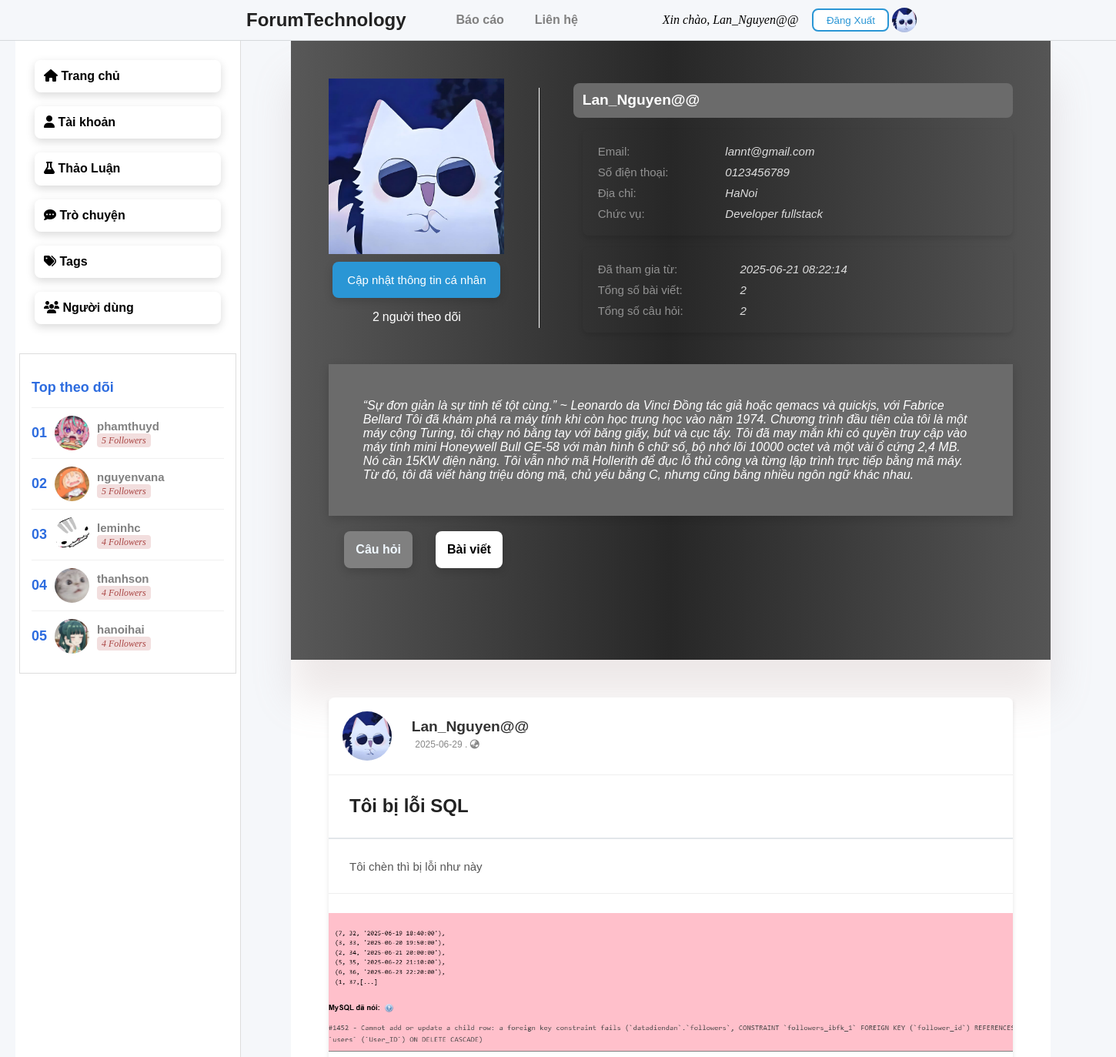
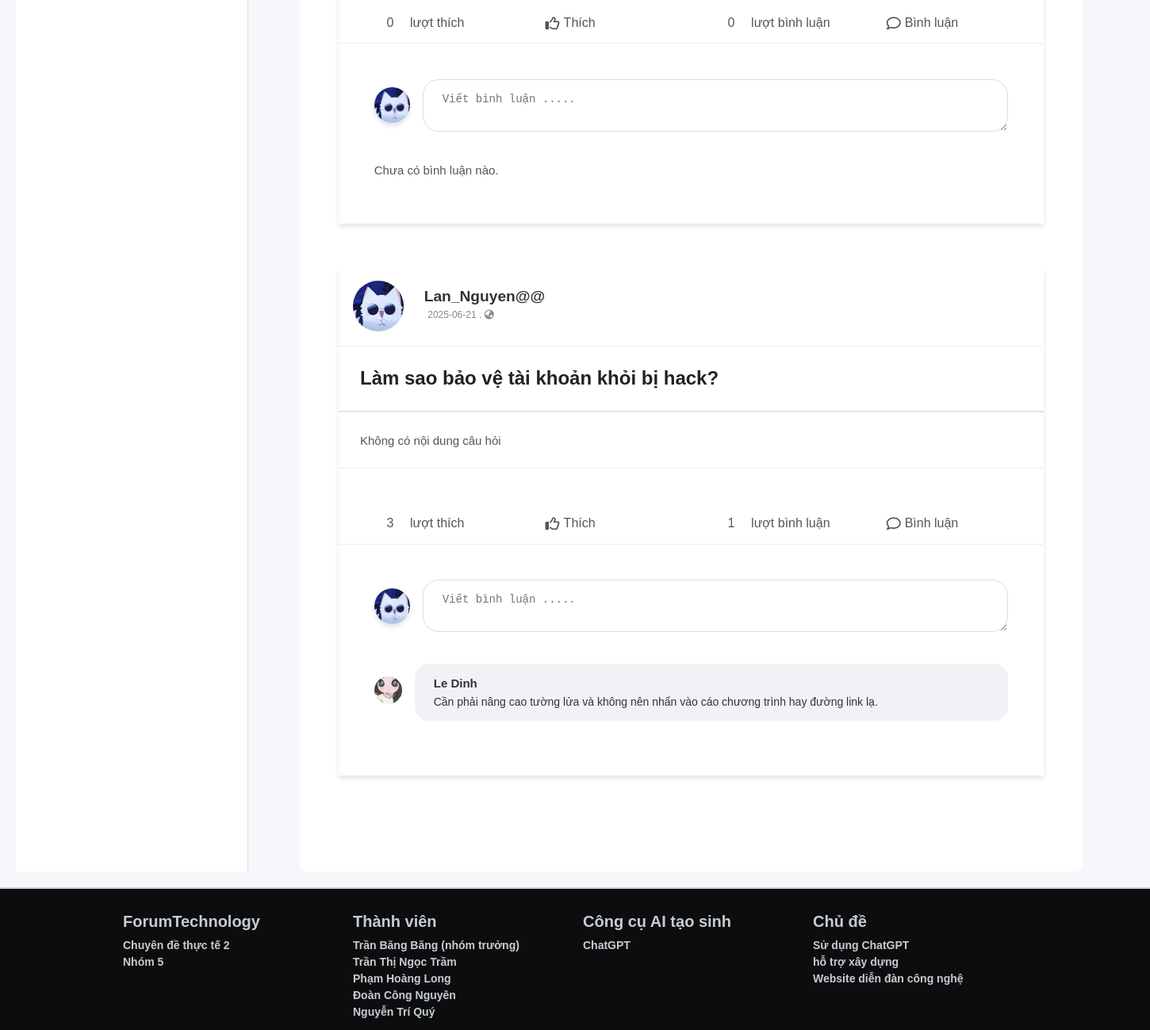
/index.php?page=user_infor (signed in), run on the app's committed database (2 pictures, top to bottom).
### tables this page shows
CREATE TABLE `users` (
  `User_ID` int(11) NOT NULL,
  `User_name` varchar(100) DEFAULT NULL,
  `ID_Ques` int(11) DEFAULT NULL,
  `email` varchar(100) DEFAULT NULL,
  `password` varchar(100) DEFAULT NULL,
  `avatar` varchar(255) DEFAULT 'uploads/avatar/1751079726_avatar_md.jpg',
  `follow` int(11) DEFAULT NULL,
  `created_at` datetime DEFAULT current_timestamp(),
  `last_login` datetime DEFAULT NULL,
  `bio` text DEFAULT NULL,
  `location` varchar(100) DEFAULT NULL,
  `phone_number` varchar(20) DEFAULT NULL,
  `About` longtext NOT NULL
);

CREATE TABLE `questions` (
  `ID_Ques` int(11) NOT NULL,
  `Date_tao` date DEFAULT NULL,
  `Mo_ta` text DEFAULT NULL,
  `Hinh_anh` varchar(255) DEFAULT NULL,
  `ID_Tags` int(11) DEFAULT NULL,
  `ID_user` int(11) DEFAULT NULL,
  `like_count` int(11) DEFAULT 0,
  `content` longtext DEFAULT NULL
);

CREATE TABLE `comments` (
  `ID_Comment` int(11) NOT NULL,
  `Comment` text DEFAULT NULL,
  `ID_User` int(11) DEFAULT NULL,
  `ID_Ques` int(11) DEFAULT NULL
);

### Code/UI_ques.php (the view, shortened to what this page needs)
<?php
include 'db_connect.php';
$you_id = $temp ?? null;
$user_id = $_SESSION['User_ID'] ?? $you_id;
$flag = false;
$user_result = mysqli_query($link, "SELECT * FROM users WHERE User_ID = $you_id");
$user = mysqli_fetch_assoc($user_result);
$user2_result = mysqli_query($link, "SELECT * FROM users WHERE User_ID = $user_id");
$user2 = mysqli_fetch_assoc($user2_result);
$question_result = mysqli_query($link, "SELECT * FROM questions WHERE ID_user = $you_id ORDER BY Date_tao DESC");
$questions = [];
while ($row = mysqli_fetch_assoc($question_result)) {
    $questions[] = $row;
}
?>
<!DOCTYPE html>
<html lang="en">
<head>
    <link rel="stylesheet" href="../Style/user_infor.css">
    <link rel="stylesheet" href="https://cdnjs.cloudflare.com/ajax/libs/font-awesome/6.4.0/css/all.min.css">
</head>
<body>
    <?php if (!empty($questions)): ?>
        <?php foreach ($questions as $question): ?>
            <?php
            $q_id = $question['ID_Ques'];
            $cmt_result = mysqli_query($link, "
                                SELECT c.Comment, u.User_name, u.avatar
                                FROM comments c
                                JOIN users u ON c.ID_User = u.User_ID
                                WHERE c.ID_Ques = $q_id
                            ");
            $like_result = mysqli_query($link, "SELECT like_count FROM questions WHERE ID_Ques = $q_id");
            $like_data = mysqli_fetch_assoc($like_result);
            $like_count = $like_data['like_count'] ?? 0;
            $hasLiked = false;
            if (isset($user['User_ID'])) {
                $userId = $user['User_ID'];
                $likeCheckQuery = mysqli_query($link, "
                                    SELECT 1 FROM question_likes
                                    WHERE user_id = $userId AND question_id = $q_id
                                    LIMIT 1
                                ");
                if (!$likeCheckQuery) {
                    echo "<p style='color:red;'>Lỗi truy vấn LIKE: " . mysqli_error($link) . "</p>";
                } else {
                    $hasLiked = mysqli_num_rows($likeCheckQuery) > 0;
                }
            }
            $comments = [];
            while ($row = mysqli_fetch_assoc($cmt_result)) {
                $comments[] = $row;
            }
            ?>
            <div class="container_post">
                <div class="post_header">
                    <img src="<?php echo $user['avatar'] ?? '../WebForumTechnology/uploads/icon/avatar_md.jpg' ?>" alt="Ảnh">
                    <div class="post_user_infor">
                        <h3><?= $user['User_name'] ?></h3>
                        <p><?= $question['Date_tao'] ?? 'Không rõ ngày' ?> . <i class="fas fa-globe-asia"></i></p>
                    </div>
                </div>
                <div class="post_content">
                    <div class="post_text">
                        <h2><?= $question['Mo_ta'] ?? 'Không có nội dung câu hỏi' ?></h2>
                        <p><?= $question['content'] ?? 'Không có nội dung câu hỏi' ?></p>
                    </div>
                    <div class="post_pic">
                        <img src="<?= $question['Hinh_anh'] ?? null ?>">
                    </div>
                </div>
                <div class="post_actions">
                    <div class="frame">
                        <div style="display: flex; gap: 2%; width: 50%; color: #555;">
                            <div class="likes_count"> <?= $like_count ?> </div>
                            <div style="align-content: center;"> lượt thích</div>
                        </div>
                        <div class="action_btn like_btn <?= $hasLiked ? 'active' : '' ?>"
                            onclick="toggleLike(this, <?= $question['ID_Ques'] ?>)">
                            <i class="<?= $hasLiked ? 'fas' : 'far' ?> fa-thumbs-up"></i>
                            <span><?= $hasLiked ? 'Đã thích' : 'Thích' ?></span>
                        </div>
                    </div>
                    <div class="frame">
                        <div style="display: flex; gap: 2%; width: 50%; color: #555;">
                            <div class="comments_count"><?= isset($comments) ? count($comments) : 0 ?> </div>
                            <div style="align-content: center;"> lượt bình luận</div>
                        </div>
                        <div class="action_btn comment-btn" onclick="focusComment()">
                            <i class="far fa-comment"></i>
                            <span>Bình luận</span>
                        </div>
                    </div>
                </div>
                <div class="comment_section">
                    <div class="comment_input">
                        <?php
                        if ($flag) { ?>
                            <img src="../WebForumTechnology/uploads/icon/avatar_md.jpg" alt="Ảnh">
                            <div name="comment" class="comment_input_box">Cần đăng nhập để bình luận</div>
                        <?php } else { ?>
                            <img src="<?php echo $user2['avatar'] ?>" alt="Ảnh">
                            <textarea name="comment" class="comment_input_box" data-ques-id="<?= $question['ID_Ques'] ?>" placeholder="Viết bình luận ....."></textarea>
                        <?php };
                        ?>
                    </div>
                    <div class="comment_list">
                        <?php if (empty($comments)): ?>
                            <p>Chưa có bình luận nào.</p>
                        <?php else: ?>
                            <?php foreach ($comments as $c): ?>
                                <div class="comment_item">
                                    <img src="<?php echo $c['avatar'] ?? '../WebForumTechnology/icon/test.jpg' ?>" alt="Ảnh">
                                    <div class="comment_content">
                                        <div class="comment_user"><?= htmlspecialchars($c['User_name']) ?></div>
                                        <div class="comment_text"><?= htmlspecialchars($c['Comment']) ?></div>
                                    </div>
                                </div>
                            <?php endforeach; ?>
                        <?php endif; ?>
                    </div>
                </div>
            </div>
            <br><br><br>
        <?php endforeach; ?>
    <?php endif; ?>
    </div>
    <div class="end"><br></div>
    </div>
    </div>
</body>
</html>

### Code/header.php (shortened to what this page needs)
<?php
include 'db_connect.php';
if (isset($_SESSION['User_ID'])) {
  $user_id = $_SESSION['User_ID'];
  $user2_result = mysqli_query($link, "SELECT * FROM users WHERE User_ID = $user_id");
  $user2 = mysqli_fetch_assoc($user2_result);
}
?>
<!DOCTYPE html>
<html lang="en">
<head>
  <link rel="stylesheet" href="../Style/header.css">
</head>
<body>
  <header>
    <div class="all">
      <div class="trai">
        <h2 Style="border: none; padding: 0 30px; margin: 0;">ForumTechnology</h2>
        <ol>
          <li><a href="index.php?page=feedback">Báo cáo</a></li>
          <li><a href="index.php?page=main#footer">Liên hệ</a></li>
        </ol>
      </div>
      <div class="phai">
        <?php
        if (isset($_SESSION['User_ID'])) {
          echo '<span class="user-info">Xin chào, ' . htmlspecialchars($_SESSION['User_name']) . '</span>';
          echo '<button class="login-btn" onclick="window.location.href=\'index.php?action=logout\';">Đăng Xuất</button>';
        } else {
          echo '<button class="login-btn" onclick="window.location.href=\'Code/signinUP.php\';">Đăng Nhập</button>';
        }
        ?>
        <div class="chuong-thong-bao"><img src="<?php echo $user2['avatar'] ?? '../WebForumTechnology/uploads/icon/avatar_md.jpg'  ?>" alt="anh"></div>
      </div>
    </div>
  </header>
</body>
</html>

### Code/top_bxh.php (shortened to what this page needs)
<?php
include 'connect.php';
$sql = "SELECT User_name, avatar, follow, User_ID FROM users ORDER BY follow DESC LIMIT 5";
$result = $conn->query($sql);
?>
<!DOCTYPE html>
<html lang="en">
<head>
    <link rel="stylesheet" href="https://cdnjs.cloudflare.com/ajax/libs/font-awesome/6.5.0/css/all.min.css">
    <link rel="stylesheet" href="../Style/nav.css">
</head>
<body>
    <div class="top-follow-box">
        <h3>Top theo dõi</h3>
<ul class="top-follow-list">
    <?php
    $rank = 1;
    if ($result && $result->num_rows > 0) {
        while ($row = $result->fetch_assoc()) {
            $avatar = !empty($row['avatar']) ? $row['avatar'] : 'uploads/icon/avatar_md.jpg';
            $name = htmlspecialchars($row['User_name']);
            $follow = number_format((int)$row['follow']);
            $user_id = (int)$row['User_ID'];
    ?>
            <li>
                <span class="rank"><?php echo str_pad($rank, 2, '0', STR_PAD_LEFT); ?></span>
                <img src="<?php echo $avatar; ?>" alt="Avatar">
                <div class="user-info">
                    <a class="Top-name" href="Code/check.php?user_id=<?php echo $user_id; ?>">
                        <strong><?php echo $name; ?></strong>
                    </a>
                    <div><span class="follow"><?php echo $follow; ?> Followers</span></div>
                </div>
            </li>
    <?php
            $rank++;
        }
    } else {
        echo "<li>Không có dữ liệu.</li>";
    }
    ?>
</ul>
    </div>
</body>
</html>

### Code/user_infor.php (shortened to what this page needs)
<?php
include 'db_connect.php';
$type = isset($_GET['type']) ? $_GET['type'] : 'UI_ques';
$allowed_types = ['UI_ques', 'UI_post'];
$you_id = $_GET['user_id'] ?? $_SESSION['User_ID'];
$user_id = $_SESSION['User_ID'] ?? $you_id;
$user_result = mysqli_query($link, "SELECT * FROM users WHERE User_ID = $you_id");
$user = mysqli_fetch_assoc($user_result);
$user2_result = mysqli_query($link, "SELECT * FROM users WHERE User_ID = $user_id");
$question_result = mysqli_query($link, "SELECT * FROM questions WHERE ID_user = $you_id ORDER BY Date_tao DESC");
$questions = [];
$posts_result = mysqli_query($link, "SELECT * FROM posts WHERE user_id = $you_id ORDER BY created_at DESC");
while ($row = mysqli_fetch_assoc($question_result)) {
    $questions[] = $row;
}
$follower_count = mysqli_query($link, "SELECT COUNT(*) as count FROM followers WHERE followed_id = $you_id");
$follower_count = mysqli_fetch_assoc($follower_count)['count'];
?>
<!DOCTYPE html>
<html lang="en">
<head>
    <link rel="stylesheet" href="../Style/user_infor.css">
    <link rel="stylesheet" href="https://cdnjs.cloudflare.com/ajax/libs/font-awesome/6.4.0/css/all.min.css">
</head>
<body>
    <div class="infor">
        <div class="container">
            <div class="container_infor">
                <div class="container_up">
                    <div class="container_avata">
                        <img src="<?php echo $user['avatar'] ?? '../WebForumTechnology/icon/test.jpg' ?>" alt="Ảnh">
                        <?php if ($you_id == $user_id && isset($_SESSION['User_ID'])): ?>
                            <form action="index.php?page=cap_nhat" method="POST" style="margin-top: 10px; margin-right: 10px;">
                                <button class="update" type="submit">Cập nhật thông tin cá nhân</button>
                            </form>
                        <?php endif; ?>
                        <div class="count" style="text-align: left;">
                            <div class="num" id="followerCount"><?= $follower_count ?? 0 ?></div>
                            <div class="text">nguời theo dõi</div>
                        </div>
                    </div>
                    <div class="container_name">
                        <div class="infor1"> <b><?= $user['User_name'] ?></b> </div>
                        <div class="infor2">
                            <div class="field">
                                <p>Email: </p>
                                <p>Số điện thoại: </p>
                                <p>Địa chỉ: </p>
                                <p>Chức vụ: </p>
                            </div>
                            <div class="data">
                                <p><i><?= $user['email'] ?? '' ?></i></p>
                                <p><i><?= $user['phone_number'] ?? '' ?></i></p>
                                <p><i><?= $user['location'] ?? '' ?></i></p>
                                <p><i><?= $user['bio'] ?? '' ?></i></p>
                            </div>
                        </div>
                        <div class="infor2">
                            <div class="field">
                                <p>Đã tham gia từ:</p>
                                <p>Tổng số bài viết:</p>
                                <p>Tổng số câu hỏi:</p>
                            </div>
                            <div class="data">
                                <p><i><?= $user['created_at'] ?? 'Chưa xác định' ?></i></p>
                                <p><i><?= $posts_result->num_rows ?? 'Chưa xác định' ?></i></p>
                                <p><i><?= count($questions) ?? 'Chưa xác định' ?></i></p>
                            </div>
                        </div>
                    </div>
                </div><br><br>
                <div class="container_about"> <?= $user['About'] ?? 'Chưa xác định' ?> </div>
                <div class="sidebar" style="display: flex; background-color: transparent; gap: 15px;">
                    <?php $temp = $_GET['user_id']??$_SESSION['User_ID'];
                    if ($type === 'UI_ques') { ?>
                        <a style="background-color:gray; color:aliceblue;" class="btn-UI" href="index.php?page=user_infor&user_id=<?php echo $temp; ?>&type=UI_ques">Câu hỏi</a> <br>
                        <a class="btn-UI" href="index.php?page=user_infor&user_id=<?php echo $temp; ?>&type=UI_post">Bài viết</a><br>
                    <?php
                    } else { ?>
                        <a class="btn-UI" href="index.php?page=user_infor&user_id=<?php echo $temp; ?>&type=UI_ques">Câu hỏi</a> <br>
                        <a style="background-color:gray; color:aliceblue;" class="btn-UI" href="index.php?page=user_infor&user_id=<?php echo $temp; ?>&type=UI_post">Bài viết</a><br>
                    <?php };
                    ?>
                </div>
            </div>
            <div class="layout">
                <div id="main-content" class="container">
                    <?php
                    if (in_array($type, $allowed_types)) {
                        include "Code/{$type}.php";
                    } else {
                        echo "<p>Không tìm thấy nội dung.</p>";
                    }
                    ?></div>
            </div>
</body>
</html>

### data on the page
users: avatar (picture), User_name "Lan_Nguyen@@", email "lannt@gmail.com", phone_number "0123456789", location "HaNoi", bio "Developer fullstack", created_at "2025-06-21 08:22:14", About "“Sự đơn giản là sự tinh tế tột cùng.” ~ Leonardo da Vinci Đồng tác giả hoặc qemacs và quickjs, với Fabrice Bellard Tôi đã khám phá ra máy tính khi còn học trung học vào năm 1974. Chương trình đầu tiên của tôi là một máy cộng Turing, tôi chạy nó bằng tay với băng giấy, bút và cục tẩy. Tôi đã may mắn khi có quyền truy cập vào máy tính mini Honeywell Bull GE-58 với màn hình 6 chữ số, bộ nhớ lõi 10000 octet và một vài ổ cứng 2,4 MB. Nó cần 15KW điện năng. Tôi vẫn nhớ mã Hollerith để đục lỗ thủ công và từng lập trình trực tiếp bằng mã máy. Từ đó, tôi đã viết hàng triệu dòng mã, chủ yếu bằng C, nhưng cũng bằng nhiều ngôn ngữ khác nhau."
users: rank "01", avatar (picture), User_name "phamthuyd", follow "5"
users: rank "02", avatar (picture), User_name "nguyenvana", follow "5"
users: rank "03", avatar (picture), User_name "leminhc", follow "4"
users: rank "04", avatar (picture), User_name "thanhson", follow "4"
users: rank "05", avatar (picture), User_name "hanoihai", follow "4"
questions: ID_user.avatar (picture), ID_user.User_name "Lan_Nguyen@@", Date_tao "2025-06-29", Mo_ta "Tôi bị lỗi SQL", content "Tôi chèn thì bị lỗi như này", Hinh_anh (picture), like_count "0", count($comments) "0", comment "Viết bình luận .....", shows "Chưa có bình luận nào."
questions: ID_user.avatar (picture), ID_user.User_name "Lan_Nguyen@@", Date_tao "2025-06-21", Mo_ta "Làm sao bảo vệ tài khoản khỏi bị hack?", content "Không có nội dung câu hỏi", like_count "3", count($comments) "1", comment "Viết bình luận ....."
comments: ID_User.avatar (picture), ID_User.User_name "Le Dinh", Comment "Cần phải nâng cao tường lửa và không nên nhấn vào cáo chương trình hay đường link lạ."

### other printed values
$_SESSION['User_name'] "Lan_Nguyen@@"
$follower_count "2"
$posts_result->num_rows "2"
count($questions) "2"
